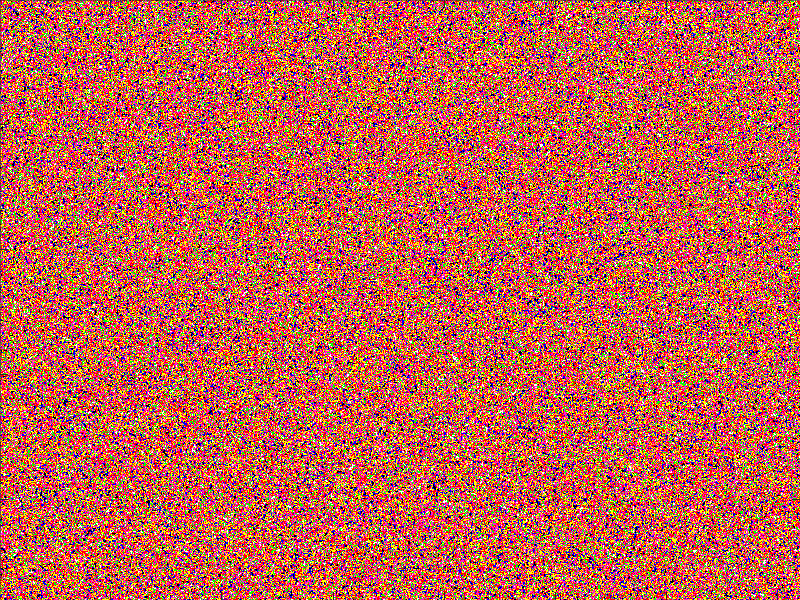

Reproduce this figure in MATLAB. (Note: this script raises an error after producing the figure.)
% conway
function conway(varargin)
    % Set Matrix dimensions for plot. round(rand(Rows, Columns))==1;
    %   For optimal scale set Columns = int(1.5 * Rows).
    switch nargin
        case(0)
            M = round(rand(960, 1440))==1;
            updateTime = .03;
        case(1)
            M = varargin{1};
            updateTime = .2;
        case(2)
            M = varargin{1};
            updateTime = varargin{2};
        case(3)
            M = varargin{1};
            updateTime = varargin{2};
            option = varargin{3};
    end
    % M = tMat;
    useColorPick = false; % Change to true if you want to pick 9 colors
    % updateTime = .03;    % Update speed ( Seconds per update )

    hfig = figure;
    %Define Color Maps:
    map2 = [0, 0, 0; 0, 1, 0];
    mapR9 = [0,0,0;.125,0,0;.25,0,0;.375,0,0;.5,0,0;.625,0,0;.75,0,0;.875,0,0;1,0,0];
    mapG9 = circshift(mapR9, [0,1]);
    mapB9 = circshift(mapG9, [0,1]);
    mapY9 = mapR9 + mapG9;
    mapX9 = [0,0,0;0,0,0;.5,0,0;1,0,0;0,1,1;0,.5,.5;0,0,1;0,0,.5;1,1,0];
    mapZ91 = [0,0,0; 0,0,0; 1,0,0; 1,1,0; 1,0,1; 0,1,1; 0,1,0; 1,1,1; 1,1,1];
    mapZ92 = [0,0,0; 0,0,0; 0,.8,0; 1,1,0; 1,0,0; 0,0,1; 0,1,0; 1,1,1; 1,1,1];
    mapZ93 = [0,0,0; 0,0,0; 0,0,1; 1,1,0; 1,0,0; 1,.11,.81; 0,1,0; 1,1,1; 1,1,1];

    if useColorPick
        mapCpick = colorPick(9)
        colormap(mapCpick);  % Use colorMap generated by colorPick
    else
        colormap(mapZ93);  % choose pre-defined colormap
    end
    ax = get(gca);
    set(hfig, 'Position', get(0, 'ScreenSize'))
    set(gca, 'Units', 'normalized')
    set(gca, 'Position', [0, 0, 1, 1])
    set(hfig, 'Menubar', 'none')
    tM = M(:,:) .* 6;
    mH = imagesc(tM, [0,8]);
    set(0, 'UserData', false)
    set(mH, 'ButtonDownFcn', {@conwayStop, '1'})

    % rotD = [-1, -1; -1, 0; -1, 1; 0, -1; 0, 1; 1, -1; 1, 0; 1, 1];
    % rotD2 = [-1, 0; 0, 1; 0, 1; 1, 0; 1, 0; -1, 0; -1, 0];
    rotD = [-1, -1; -1, 0; -1, 1; 0, 1; 1, -1; 1, 0; 1, 1];
    [r, c] = size(M);
    beginLiveCount = sum(sum(M));
    beginDensity = beginLiveCount / (r * c) * 100;

    m = zeros(size(M));
    mSumT = zeros(size(M));
    mSumT2 = zeros(size(M));
    mSum3 = zeros(size(M));
    done = false;
    generations = 1;

    tstart = tic();
    tperiod = tstart;
    pause(.3)
    set(hfig, 'Position', get(0, 'ScreenSize'))

    % set(mH, 'cdata', M.*5)
    drawnow
    pause(5)

    while(~ get(0, 'UserData'))
        mSum = circshift(M, [0,-1]);
        for rL = 1:7
            mSum = mSum + circshift(M, rotD(rL,:));
        end
        % disp(get(mH, 'UserData'))
        %{
        for rL = 1:8
            m(:,:,rL) = circshift(M, rotD(rL,:));
        end 
        %}
        % mSum = cast(sum(m, 3), 'uint8');
        
        % Plotting Live cells. Use colormap with 2 colors for this plot.
        % imagesc(M); 
        
        % Plotting cell colors based on number of live neighbors
        % imagesc(mSum, [0,8]); 
        set(mH, 'cdata', mSum)
        
        M = M & (mSum > 1) & (mSum < 4) | (~M & (mSum == 3));
        if(bitget(generations, 1))
            if(mSumT == mSum)
                set(0, 'UserData', true)
                % done = true;
            end
            mSumT = mSum;
        else
            if(mSumT2 == mSum)
                set(0, 'UserData', true)
                % done = true;
            end
            mSumT2 = mSum;
        end
        if(mod(generations,6) == 0) % Detect Pulsars with period = 3
            if(mSum3 == mSum)
                set(0, 'UserData', true)
                % done = true;
                fprintf('\nPulsar Detected\n')
            end
            mSum3 = mSum;
        end

        generations = generations + 1;
        if(option && (generations == 2))
            M(floor(r/2)-4:floor(r/2)-3, floor(c/2)-1:floor(c/2)) = [1,1;1,1;];
        end
        while(toc(tperiod) < updateTime)
        end    
        tperiod = tic();
        drawnow('expose')
        if(generations == 14000)
            break
        end
    end
      runtime = toc(tstart);
      LiveCount = sum(sum(M));
      Density = LiveCount / (r * c) * 100;
      fprintf('  Rows: %d  Columns: %d  Cells: %d\n', r, c, r * c);
      fprintf('  Run Time = %f seconds.\n', runtime);
      fprintf('  Generations = %d\n', generations);
      fprintf('  Average generation time = %f seconds.\n', runtime / generations);
      fprintf('  Generations Per Second: %f\n', generations / runtime );
      fprintf('  Begin Live Cells: %d  Begin Matrix Density %.2f%%\n',...
        beginLiveCount, beginDensity);
      fprintf('    End Live Cells: %d  End Matrix Density %.2f%%\n\n',...
        LiveCount, Density);

